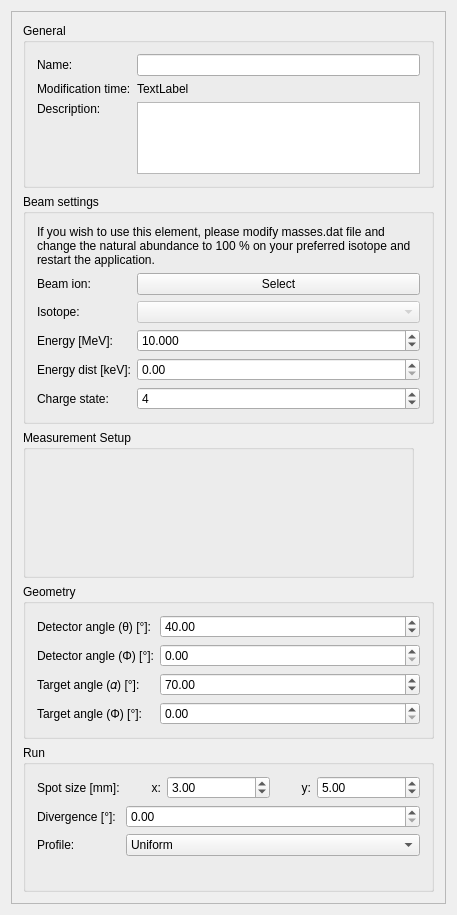
<?xml version="1.0" encoding="UTF-8"?>
<ui version="4.0">
 <class>RequestSimulationSettings</class>
 <widget class="QWidget" name="RequestSimulationSettings">
  <property name="enabled">
   <bool>true</bool>
  </property>
  <property name="geometry">
   <rect>
    <x>0</x>
    <y>0</y>
    <width>457</width>
    <height>915</height>
   </rect>
  </property>
  <property name="sizePolicy">
   <sizepolicy hsizetype="Preferred" vsizetype="Preferred">
    <horstretch>0</horstretch>
    <verstretch>0</verstretch>
   </sizepolicy>
  </property>
  <property name="minimumSize">
   <size>
    <width>0</width>
    <height>0</height>
   </size>
  </property>
  <property name="windowTitle">
   <string>Request Settings</string>
  </property>
  <layout class="QVBoxLayout" name="verticalLayout_2">
   <property name="sizeConstraint">
    <enum>QLayout::SetDefaultConstraint</enum>
   </property>
   <item>
    <widget class="QScrollArea" name="scrollArea">
     <property name="widgetResizable">
      <bool>true</bool>
     </property>
     <widget class="QWidget" name="scrollAreaWidgetContents_2">
      <property name="geometry">
       <rect>
        <x>0</x>
        <y>0</y>
        <width>437</width>
        <height>895</height>
       </rect>
      </property>
      <property name="sizePolicy">
       <sizepolicy hsizetype="Expanding" vsizetype="Expanding">
        <horstretch>0</horstretch>
        <verstretch>0</verstretch>
       </sizepolicy>
      </property>
      <layout class="QVBoxLayout" name="verticalLayout_22">
       <item>
        <layout class="QVBoxLayout" name="verticalLayout">
         <item>
          <widget class="QGroupBox" name="groupBox_10">
           <property name="title">
            <string>General</string>
           </property>
           <layout class="QVBoxLayout" name="verticalLayout_7">
            <item>
             <layout class="QFormLayout" name="formLayout">
              <item row="0" column="0">
               <widget class="QLabel" name="label_31">
                <property name="text">
                 <string>Name:</string>
                </property>
               </widget>
              </item>
              <item row="0" column="1">
               <widget class="QLineEdit" name="nameLineEdit">
                <property name="sizePolicy">
                 <sizepolicy hsizetype="Expanding" vsizetype="Fixed">
                  <horstretch>0</horstretch>
                  <verstretch>0</verstretch>
                 </sizepolicy>
                </property>
                <property name="minimumSize">
                 <size>
                  <width>0</width>
                  <height>0</height>
                 </size>
                </property>
                <property name="maximumSize">
                 <size>
                  <width>16777215</width>
                  <height>16777215</height>
                 </size>
                </property>
               </widget>
              </item>
              <item row="1" column="0">
               <widget class="QLabel" name="label_33">
                <property name="text">
                 <string>Modification time:</string>
                </property>
               </widget>
              </item>
              <item row="1" column="1">
               <widget class="QLabel" name="dateLabel">
                <property name="sizePolicy">
                 <sizepolicy hsizetype="Preferred" vsizetype="Fixed">
                  <horstretch>0</horstretch>
                  <verstretch>0</verstretch>
                 </sizepolicy>
                </property>
                <property name="text">
                 <string>TextLabel</string>
                </property>
               </widget>
              </item>
              <item row="2" column="0">
               <widget class="QLabel" name="label_32">
                <property name="text">
                 <string>Description:</string>
                </property>
                <property name="alignment">
                 <set>Qt::AlignLeading|Qt::AlignLeft|Qt::AlignTop</set>
                </property>
               </widget>
              </item>
              <item row="2" column="1">
               <widget class="QPlainTextEdit" name="descriptionPlainTextEdit">
                <property name="sizePolicy">
                 <sizepolicy hsizetype="Expanding" vsizetype="Fixed">
                  <horstretch>0</horstretch>
                  <verstretch>0</verstretch>
                 </sizepolicy>
                </property>
                <property name="sizeAdjustPolicy">
                 <enum>QAbstractScrollArea::AdjustToContents</enum>
                </property>
               </widget>
              </item>
             </layout>
            </item>
           </layout>
          </widget>
         </item>
         <item>
          <widget class="QGroupBox" name="groupBox_3">
           <property name="sizePolicy">
            <sizepolicy hsizetype="Preferred" vsizetype="Preferred">
             <horstretch>0</horstretch>
             <verstretch>0</verstretch>
            </sizepolicy>
           </property>
           <property name="title">
            <string>Beam settings</string>
           </property>
           <layout class="QVBoxLayout" name="verticalLayout_3">
            <item>
             <widget class="QLabel" name="isotopeInfoLabel">
              <property name="text">
               <string>If you wish to use this element, please modify masses.dat file and
change the natural abundance to 100 % on your preferred isotope and
restart the application.</string>
              </property>
             </widget>
            </item>
            <item>
             <layout class="QFormLayout" name="formLayout_2">
              <item row="0" column="0">
               <widget class="QLabel" name="beamLabel_3">
                <property name="text">
                 <string>Beam ion:</string>
                </property>
               </widget>
              </item>
              <item row="0" column="1">
               <widget class="QPushButton" name="beamIonButton">
                <property name="sizePolicy">
                 <sizepolicy hsizetype="Preferred" vsizetype="Fixed">
                  <horstretch>0</horstretch>
                  <verstretch>0</verstretch>
                 </sizepolicy>
                </property>
                <property name="minimumSize">
                 <size>
                  <width>0</width>
                  <height>0</height>
                 </size>
                </property>
                <property name="maximumSize">
                 <size>
                  <width>16777215</width>
                  <height>16777215</height>
                 </size>
                </property>
                <property name="text">
                 <string>Select</string>
                </property>
               </widget>
              </item>
              <item row="1" column="0">
               <widget class="QLabel" name="isotopeLabel">
                <property name="enabled">
                 <bool>true</bool>
                </property>
                <property name="text">
                 <string>Isotope:</string>
                </property>
               </widget>
              </item>
              <item row="1" column="1">
               <widget class="QComboBox" name="isotopeComboBox">
                <property name="enabled">
                 <bool>false</bool>
                </property>
                <property name="sizePolicy">
                 <sizepolicy hsizetype="Expanding" vsizetype="Fixed">
                  <horstretch>0</horstretch>
                  <verstretch>0</verstretch>
                 </sizepolicy>
                </property>
                <property name="minimumSize">
                 <size>
                  <width>0</width>
                  <height>0</height>
                 </size>
                </property>
                <property name="maximumSize">
                 <size>
                  <width>16777215</width>
                  <height>16777215</height>
                 </size>
                </property>
               </widget>
              </item>
              <item row="2" column="0">
               <widget class="QLabel" name="label_20">
                <property name="text">
                 <string>Energy [MeV]:</string>
                </property>
               </widget>
              </item>
              <item row="2" column="1">
               <widget class="QDoubleSpinBox" name="energyDoubleSpinBox">
                <property name="decimals">
                 <number>3</number>
                </property>
                <property name="minimum">
                 <double>0.001000000000000</double>
                </property>
                <property name="maximum">
                 <double>1000.000000000000000</double>
                </property>
                <property name="singleStep">
                 <double>1.000000000000000</double>
                </property>
                <property name="value">
                 <double>10.000000000000000</double>
                </property>
               </widget>
              </item>
              <item row="4" column="0">
               <widget class="QLabel" name="label_25">
                <property name="text">
                 <string>Charge state:</string>
                </property>
               </widget>
              </item>
              <item row="4" column="1">
               <widget class="QSpinBox" name="beamChargeSpinBox">
                <property name="minimum">
                 <number>1</number>
                </property>
                <property name="maximum">
                 <number>50</number>
                </property>
                <property name="value">
                 <number>4</number>
                </property>
               </widget>
              </item>
              <item row="3" column="0">
               <widget class="QLabel" name="energyDistLabel">
                <property name="text">
                 <string>Energy dist [keV]:</string>
                </property>
               </widget>
              </item>
              <item row="3" column="1">
               <widget class="QDoubleSpinBox" name="energyDistDoubleSpinBox">
                <property name="maximum">
                 <double>999999999999.000000000000000</double>
                </property>
               </widget>
              </item>
             </layout>
            </item>
           </layout>
          </widget>
         </item>
         <item>
          <widget class="QGroupBox" name="groupBox">
           <property name="sizePolicy">
            <sizepolicy hsizetype="Fixed" vsizetype="Fixed">
             <horstretch>0</horstretch>
             <verstretch>0</verstretch>
            </sizepolicy>
           </property>
           <property name="minimumSize">
            <size>
             <width>0</width>
             <height>0</height>
            </size>
           </property>
           <property name="maximumSize">
            <size>
             <width>391</width>
             <height>192</height>
            </size>
           </property>
           <property name="title">
            <string>Measurement Setup</string>
           </property>
           <layout class="QVBoxLayout" name="verticalLayout_10">
            <item>
             <widget class="QLabel" name="picture">
              <property name="sizePolicy">
               <sizepolicy hsizetype="Preferred" vsizetype="Preferred">
                <horstretch>0</horstretch>
                <verstretch>0</verstretch>
               </sizepolicy>
              </property>
              <property name="minimumSize">
               <size>
                <width>0</width>
                <height>0</height>
               </size>
              </property>
              <property name="text">
               <string/>
              </property>
             </widget>
            </item>
           </layout>
          </widget>
         </item>
         <item>
          <widget class="QGroupBox" name="groupBox_2">
           <property name="sizePolicy">
            <sizepolicy hsizetype="Preferred" vsizetype="Preferred">
             <horstretch>0</horstretch>
             <verstretch>0</verstretch>
            </sizepolicy>
           </property>
           <property name="title">
            <string>Geometry</string>
           </property>
           <layout class="QGridLayout" name="gridLayout_3">
            <item row="0" column="0">
             <layout class="QFormLayout" name="formLayout_3">
              <item row="0" column="0">
               <widget class="QLabel" name="label_8">
                <property name="text">
                 <string>Detector angle (θ) [°]:</string>
                </property>
               </widget>
              </item>
              <item row="1" column="0">
               <widget class="QLabel" name="label_17">
                <property name="text">
                 <string>Detector angle (Φ) [°]:</string>
                </property>
               </widget>
              </item>
              <item row="2" column="0">
               <widget class="QLabel" name="label_16">
                <property name="text">
                 <string>Target angle (𝛼) [°]:</string>
                </property>
               </widget>
              </item>
              <item row="3" column="0">
               <widget class="QLabel" name="label_7">
                <property name="text">
                 <string>Target angle (Φ) [°]:</string>
                </property>
               </widget>
              </item>
              <item row="0" column="1">
               <widget class="QDoubleSpinBox" name="detectorThetaDoubleSpinBox">
                <property name="maximum">
                 <double>180.000000000000000</double>
                </property>
                <property name="value">
                 <double>40.000000000000000</double>
                </property>
               </widget>
              </item>
              <item row="1" column="1">
               <widget class="QDoubleSpinBox" name="detectorFiiDoubleSpinBox">
                <property name="maximum">
                 <double>360.000000000000000</double>
                </property>
               </widget>
              </item>
              <item row="2" column="1">
               <widget class="QDoubleSpinBox" name="targetThetaDoubleSpinBox">
                <property name="maximum">
                 <double>180.000000000000000</double>
                </property>
                <property name="value">
                 <double>70.000000000000000</double>
                </property>
               </widget>
              </item>
              <item row="3" column="1">
               <widget class="QDoubleSpinBox" name="targetFiiDoubleSpinBox">
                <property name="maximum">
                 <double>360.000000000000000</double>
                </property>
               </widget>
              </item>
             </layout>
            </item>
           </layout>
          </widget>
         </item>
         <item>
          <widget class="QGroupBox" name="groupBox_8">
           <property name="sizePolicy">
            <sizepolicy hsizetype="Preferred" vsizetype="Preferred">
             <horstretch>0</horstretch>
             <verstretch>0</verstretch>
            </sizepolicy>
           </property>
           <property name="title">
            <string>Run</string>
           </property>
           <layout class="QVBoxLayout" name="verticalLayout_11">
            <item>
             <layout class="QFormLayout" name="run_form_layout">
              <item row="0" column="0">
               <widget class="QLabel" name="beamSpotSizeLabel">
                <property name="text">
                 <string>Spot size [mm]:</string>
                </property>
               </widget>
              </item>
              <item row="0" column="1">
               <layout class="QHBoxLayout" name="beamSpotSizeLayout">
                <item>
                 <widget class="QLabel" name="beamSpotSizeXLabel">
                  <property name="sizePolicy">
                   <sizepolicy hsizetype="Preferred" vsizetype="Preferred">
                    <horstretch>1</horstretch>
                    <verstretch>0</verstretch>
                   </sizepolicy>
                  </property>
                  <property name="text">
                   <string>x:</string>
                  </property>
                  <property name="alignment">
                   <set>Qt::AlignRight|Qt::AlignTrailing|Qt::AlignVCenter</set>
                  </property>
                 </widget>
                </item>
                <item>
                 <widget class="QDoubleSpinBox" name="spotSizeXdoubleSpinBox">
                  <property name="sizePolicy">
                   <sizepolicy hsizetype="Minimum" vsizetype="Fixed">
                    <horstretch>3</horstretch>
                    <verstretch>0</verstretch>
                   </sizepolicy>
                  </property>
                  <property name="minimum">
                   <double>0.010000000000000</double>
                  </property>
                  <property name="maximum">
                   <double>99999999.000000000000000</double>
                  </property>
                  <property name="value">
                   <double>3.000000000000000</double>
                  </property>
                 </widget>
                </item>
                <item>
                 <widget class="QLabel" name="beamSpotSizeYLabel">
                  <property name="sizePolicy">
                   <sizepolicy hsizetype="Preferred" vsizetype="Preferred">
                    <horstretch>1</horstretch>
                    <verstretch>0</verstretch>
                   </sizepolicy>
                  </property>
                  <property name="text">
                   <string>y:</string>
                  </property>
                  <property name="alignment">
                   <set>Qt::AlignRight|Qt::AlignTrailing|Qt::AlignVCenter</set>
                  </property>
                 </widget>
                </item>
                <item>
                 <widget class="QDoubleSpinBox" name="spotSizeYdoubleSpinBox">
                  <property name="sizePolicy">
                   <sizepolicy hsizetype="Minimum" vsizetype="Fixed">
                    <horstretch>3</horstretch>
                    <verstretch>0</verstretch>
                   </sizepolicy>
                  </property>
                  <property name="minimum">
                   <double>0.010000000000000</double>
                  </property>
                  <property name="maximum">
                   <double>99999999.000000000000000</double>
                  </property>
                  <property name="value">
                   <double>5.000000000000000</double>
                  </property>
                 </widget>
                </item>
               </layout>
              </item>
              <item row="1" column="0">
               <widget class="QLabel" name="label_24">
                <property name="text">
                 <string>Divergence [°]:</string>
                </property>
               </widget>
              </item>
              <item row="1" column="1">
               <widget class="QDoubleSpinBox" name="divergenceDoubleSpinBox">
                <property name="maximum">
                 <double>100000000000000004384584304507619735463404765184.000000000000000</double>
                </property>
               </widget>
              </item>
              <item row="2" column="0">
               <widget class="QLabel" name="label_23">
                <property name="text">
                 <string>Profile:</string>
                </property>
               </widget>
              </item>
              <item row="2" column="1">
               <widget class="QComboBox" name="profileComboBox">
                <property name="sizePolicy">
                 <sizepolicy hsizetype="Preferred" vsizetype="Fixed">
                  <horstretch>0</horstretch>
                  <verstretch>0</verstretch>
                 </sizepolicy>
                </property>
                <item>
                 <property name="text">
                  <string>Uniform</string>
                 </property>
                </item>
                <item>
                 <property name="text">
                  <string>Gaussian</string>
                 </property>
                </item>
               </widget>
              </item>
             </layout>
            </item>
           </layout>
          </widget>
         </item>
        </layout>
       </item>
      </layout>
     </widget>
    </widget>
   </item>
  </layout>
 </widget>
 <layoutdefault spacing="6" margin="11"/>
 <resources/>
 <connections/>
</ui>
